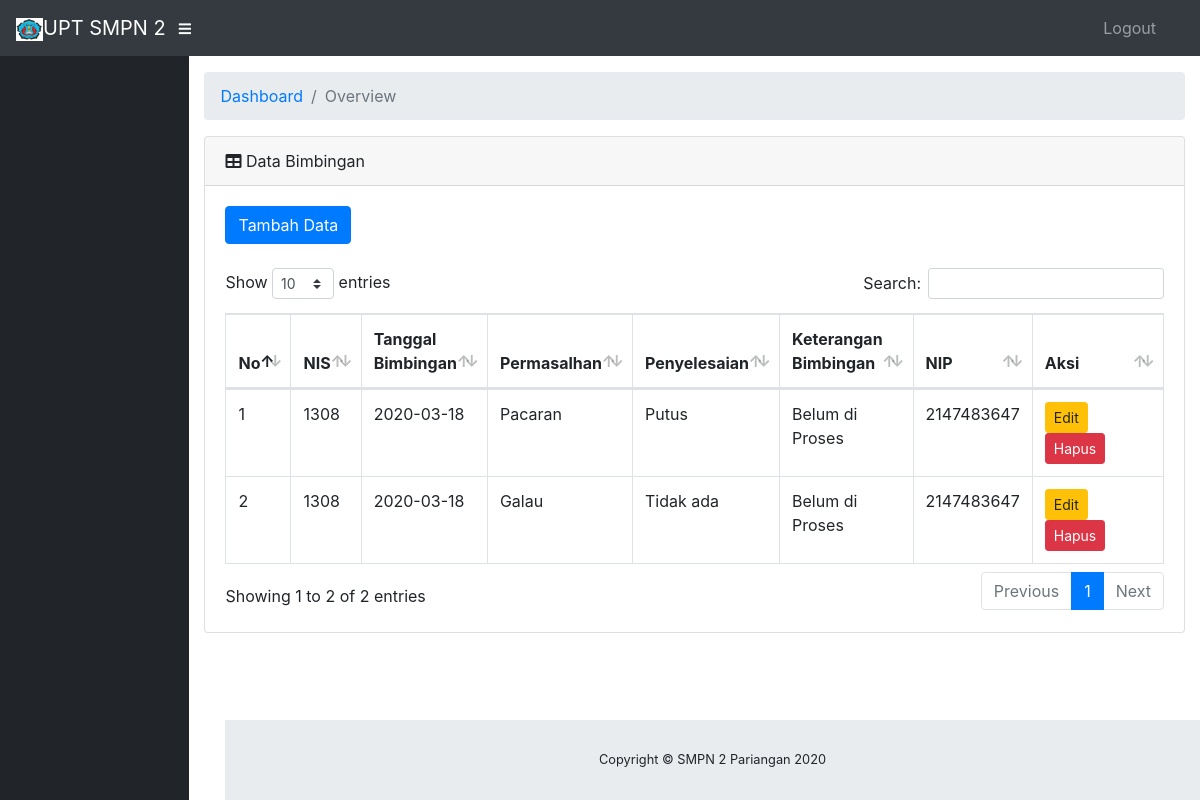
Before: /bimbingans/index with the older database file.
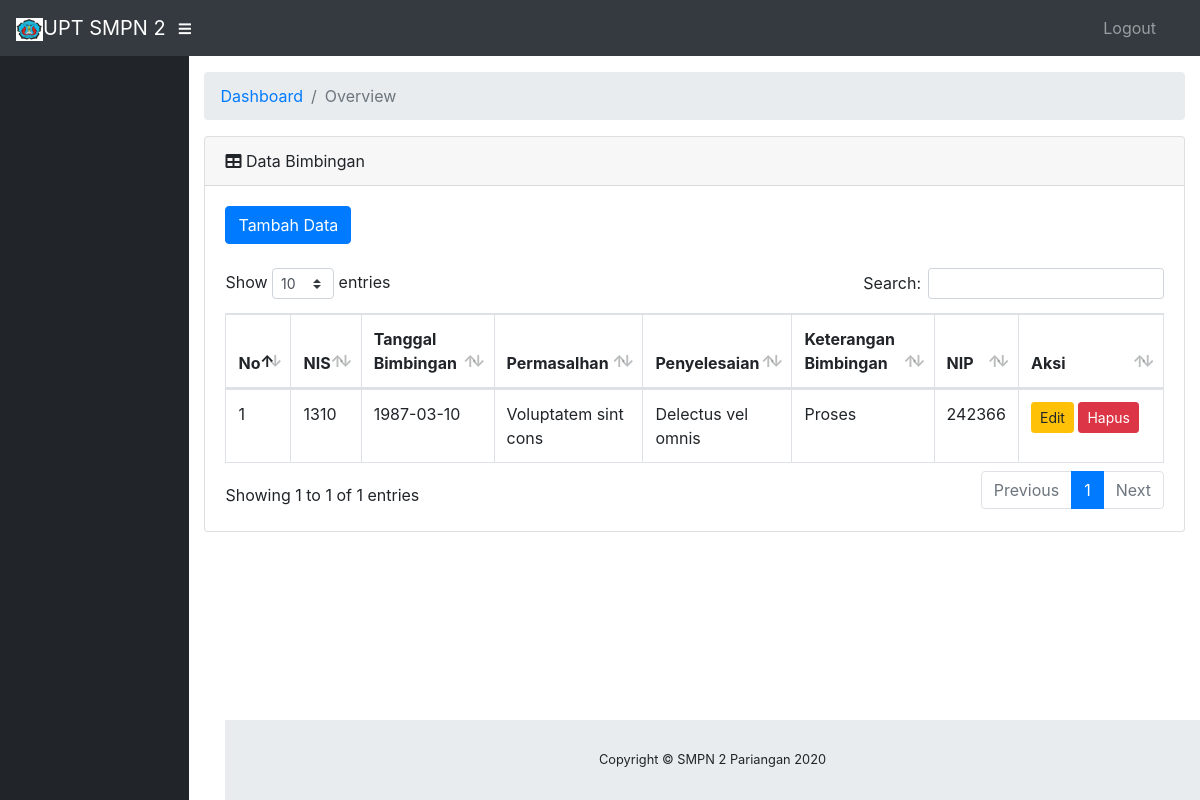
After: the same page with the newer database file.
### tables this page shows
CREATE TABLE IF NOT EXISTS `bimbingan_siswa` (
  `id_bimbingan` int(11) NOT NULL,
  `nis` int(10) NOT NULL,
  `tg_bim` date NOT NULL,
  `permasalahan` varchar(100) NOT NULL,
  `penyelesaian` varchar(100) NOT NULL,
  `ket_bim` varchar(20) NOT NULL,
  `nip` int(20) NOT NULL
);

CREATE TABLE IF NOT EXISTS `siswa` (
  `nis` int(10) NOT NULL,
  `ta` varchar(10) NOT NULL,
  `nm_siswa` varchar(30) NOT NULL,
  `kelas` varchar(10) NOT NULL,
  `jekel` varchar(2) NOT NULL,
  `alamat` varchar(50) NOT NULL,
  `no_hp_ortu` varchar(20) NOT NULL,
  `point` int(11) NOT NULL DEFAULT '100'
);

CREATE TABLE IF NOT EXISTS `guru` (
  `nip` varchar(30) NOT NULL,
  `nm_guru` varchar(50) NOT NULL,
  `jabatan` varchar(50) NOT NULL
);

### application/controllers/Bimbingans.php (called while the page is built, shortened)
<?php
class Bimbingans extends CI_Controller
{
    public function __construct()
    {
        $this->load->model('Mbimbingans');
        $this->load->library("form_validation");
    }
    public function index($offset = 0)
    {
        $data['databimbingans'] = $this->Mbimbingans->getAll();
        $this->load->view('bimbingans/index', $data);
    }
}

### index.php (called while the page is built, shortened)
<?php
require_once BASEPATH.'core/CodeIgniter.php';

### application/models/Mbimbingans.php (called while the page is built, shortened)
<?php
class Mbimbingans extends CI_Model
{
    private $_table = "bimbingan_siswa";
    private $_tablesiswa = "siswa";
    private $_tableguru = "guru";
    public function getAll()
    {
        $this->db->select('*');
        $this->db->from($this->_table);
        $this->db->join($this->_tablesiswa, 'bimbingan_siswa.nis = siswa.nis');
        $this->db->join($this->_tableguru, 'bimbingan_siswa.nip = guru.nip');
        return $this->db->get()->result();
    }
}

### application/views/bimbingans/index.php (the view, shortened to what this page needs)
<!DOCTYPE html>
<html lang="en">
<head>
    <?php $this->load->view('_partials/head'); ?>
</head>
<body id="page-top">
    <?php $this->load->view('_partials/top-bar'); ?>
    <div id="wrapper">
        <?php $this->load->view('_partials/side-bar'); ?>
        <div id="content-wrapper">
            <div class="container-fluid">
                <?php $this->load->view('_partials/breadcrumbs'); ?>
                <div class="card mb-3">
                    <div class="card-header">
                        <i class="fas fa-table"></i>
                        Data Bimbingan</div>
                    <div class="card-body">
                        <a href="<?php echo base_url() ?>bimbingans/add" class="btn btn-primary">Tambah Data</a>
                        <br>
                        <br>
                        <div class="table-responsive">
                            <table class="table table-bordered" id="dataTable" width="100%" cellspacing="0">
                                <thead>
                                    <tr>
                                        <th>No</th>
                                        <th>NIS</th>
                                        <th>Tanggal Bimbingan</th>
                                        <th>Permasalhan</th>
                                        <th>Penyelesaian</th>
                                        <th>Keterangan Bimbingan</th>
                                        <th>NIP
                                        <th>Aksi</th>
                                        </th>
                                    </tr>
                                </thead>
                                <tbody>
                                    <?php foreach ($databimbingans as $no => $databimbingan) : ?>
                                        <tr>
                                            <td><?php echo ++$no ?></td>
                                            <td><?php echo $databimbingan->nis ?></td>
                                            <td><?php echo $databimbingan->tg_bim ?></td>
                                            <td><?php echo $databimbingan->permasalahan ?></td>
                                            <td><?php echo $databimbingan->penyelesaian ?></td>
                                            <td><?php echo $databimbingan->ket_bim ?></td>
                                            <td><?php echo $databimbingan->nip ?></td>
                                            <td width="120px">
                                                <a class="btn btn-warning btn-sm" href="<?php echo base_url() ?>bimbingans/edit/<?php echo $databimbingan->id_bimbingan ?>">Edit</a>
                                                <a class="btn btn-danger btn-sm" href="<?php echo base_url() ?>bimbingans/delete/<?php echo $databimbingan->id_bimbingan ?>">Hapus</a>
                                            </td>
                                        </tr>
                                    <?php endforeach ?>
                                </tbody>
                            </table>
                        </div>
                    </div>
                </div>
            </div>
            <?php $this->load->view('_partials/footer'); ?>
        </div>
    </div>
</body>
</html>

### application/views/_partials/head.php (shortened to what this page needs)
<link href="<?php echo base_url('assets/vendor/fontawesome-free/css/all.min.css') ?>" rel="stylesheet">
<link href="<?php echo base_url('assets/vendor/datatables/dataTables.bootstrap4.css') ?>" rel="stylesheet">
<link href="<?php echo base_url('assets/css/sb-admin.css') ?>" rel="stylesheet">

### application/views/_partials/top-bar.php (shortened to what this page needs)
<nav class="navbar navbar-expand navbar-dark bg-dark static-top">
    <a class="navbar-brand mr-1" href="<?php echo base_url() ?>"><img src="<?php echo base_url() ?>/assets/smp2.png" width="27px" alt="">UPT SMPN 2 </a>
    <button class="btn btn-link btn-sm text-white order-1 order-sm-0" id="sidebarToggle" href="#">
        <i class="fas fa-bars"></i>
    </button>
    <ul class="navbar-nav ml-auto ml-md-0">
        <li class="nav-item dropdown no-arrow">
            <a class="nav-link dropdown-toggle" href="<?php echo base_url() ?>login/logout">
                Logout<i class="fas fa-sign-out fa-fw"></i>
            </a>
        </li>
    </ul>
</nav>

### application/views/_partials/side-bar.php (shortened to what this page needs)
<ul class="sidebar navbar-nav">
</ul>

### application/views/_partials/breadcrumbs.php
<ol class="breadcrumb">
    <li class="breadcrumb-item">
        <a href="<?php echo base_url() ?>">Dashboard</a>
    </li>
    <li class="breadcrumb-item active">Overview</li>
</ol>

### application/views/_partials/footer.php
<footer class="sticky-footer">
    <div class="container my-auto">
        <div class="copyright text-center my-auto">
            <span>Copyright © SMPN 2 Pariangan <?php echo date('Y') ?></span>
        </div>
    </div>
</footer>

Changed rows visible on the page:
removed bimbingan_siswa: siswa.nis "1308", tg_bim "2020-03-18", permasalahan "Pacaran", penyelesaian "Putus", ket_bim "Belum di Proses", guru.nip "2147483647"
removed bimbingan_siswa: siswa.nis "1308", tg_bim "2020-03-18", permasalahan "Galau", penyelesaian "Tidak ada", ket_bim "Belum di Proses", guru.nip "2147483647"
added bimbingan_siswa: siswa.nis "1310", tg_bim "1987-03-10", permasalahan "Voluptatem sint cons", penyelesaian "Delectus vel omnis", ket_bim "Proses", guru.nip "242366"
Other visible differences:
text written by a page script: "Show entries Search: Showing 1 to 2 of 2 entries Previous 1 Next" → "Show entries Search: Showing 1 to 1 of 1 entries Previous 1 Next"
